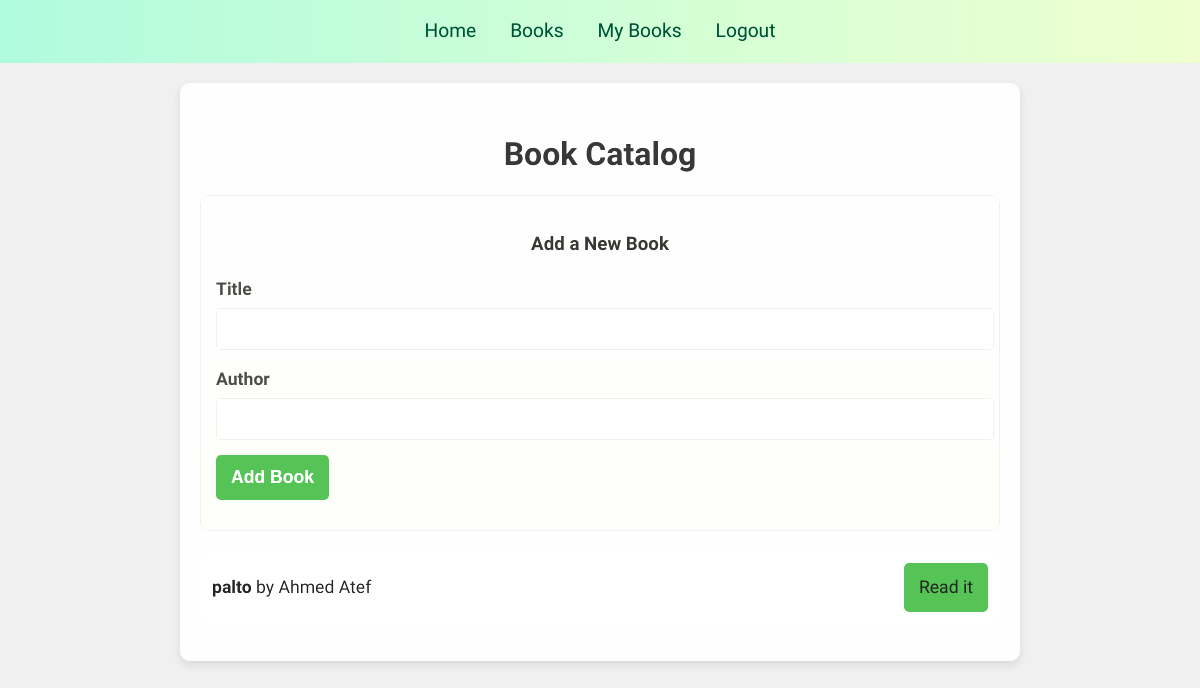
The app's page /books (signed in), older data.
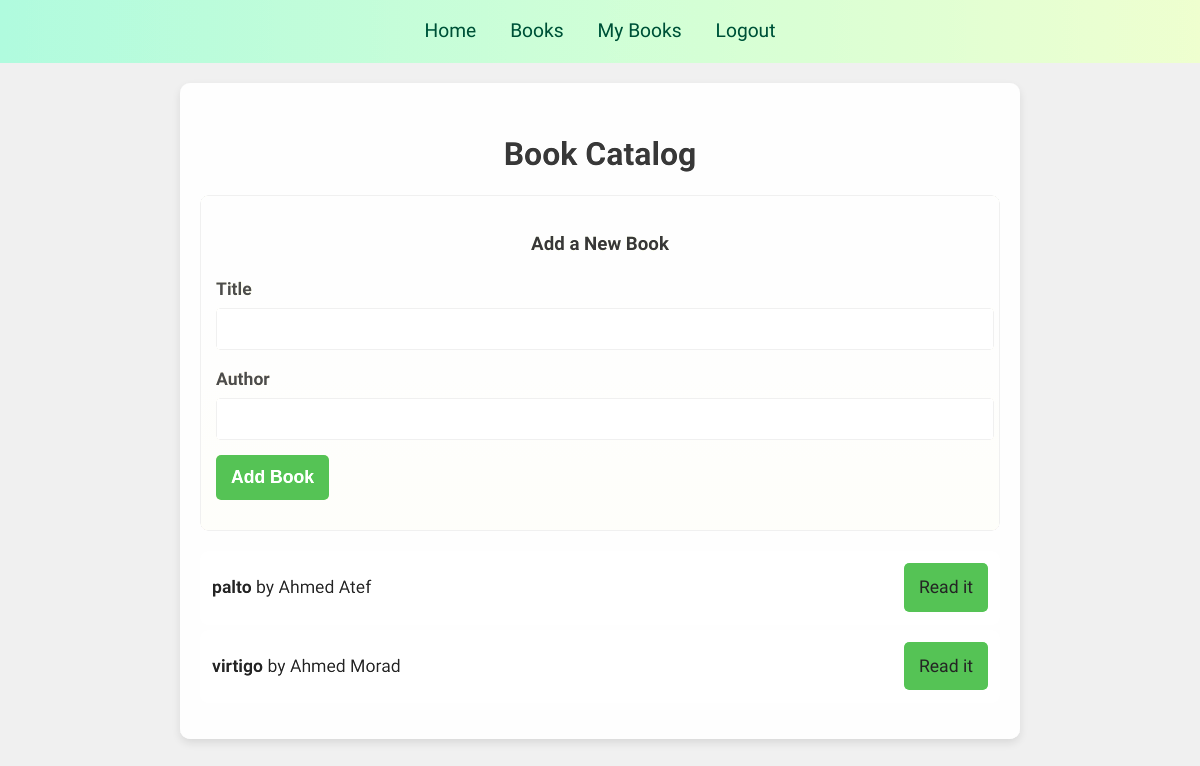
The same page, newer data.
### models.py (models this page shows)
class Book(db.Model):
    id = db.Column(db.Integer, primary_key=True)
    title = db.Column(db.String(200), nullable=False)
    author = db.Column(db.String(100), nullable=False)

### app.py (the view)
@app.route('/books', methods=['GET', 'POST'])
@login_required
def books():
    form = BookForm()
    if form.validate_on_submit():
        book = Book(title=form.title.data, author=form.author.data)
        db.session.add(book)
        db.session.commit()
        flash('Book Added successfully')
        return redirect(url_for('books'))
    all_books = Book.query.all()
    return render_template('books.html', form=form, books=all_books)

### forms.py
class BookForm(FlaskForm):
    title = StringField('Title', validators=[DataRequired()])
    author = StringField('Author', validators=[DataRequired()])
    submit = SubmitField('Add Book')

### app.py (called while the page is built)
@login_manager.user_loader
def load_user(user_id):
    return User.query.get(int(user_id))

### templates/books.html (shortened to what this page needs)
{% extends 'base.html' %}
{% block content %}
 <div id="main-section-books">
  <h2>Book Catalog</h2>
  <div class="form-container">
    <h3>Add a New Book</h3>
        <form method="POST">
            <div class="form-group">
                {{ form.title.label }}
                {{ form.title(size = 32) }}
             </div>
            <div class="form-group">
                {{ form.author.label }}
                {{ form.author(size = 32) }}
            </div>
            <div class="form-group">
                {{ form.submit() }}
            </div>
        </form>
  </div>
    <ul class="books-list">
    {% for book in books %}
            <li class="book-item">
                <a href="{{ url_for('book_detail', book_id=book.id) }}">
                   <strong>{{ book.title }}</strong> by {{ book.author }} </a>
                    <a href="{{ url_for('add_user_book', book_id=book.id) }}" class="read-btn">Read it</a>
            </li>
        {% endfor %}
    </ul>
   </div>
{% endblock %}

### templates/base.html (shortened to what this page needs)
<!DOCTYPE html>
<html lang="en">
<head>
    <link rel="stylesheet" href="{{ url_for('static', filename='style.css') }}">
</head>
<body>
    <header>
        <nav>
            <a href="{{ url_for('home') }}">Home</a>
            {% if current_user.is_authenticated %}
                <a href="{{ url_for('books') }}">Books</a>
                 <a href="{{ url_for('user_books') }}">My Books</a>
                 <a href="{{ url_for('logout') }}">Logout</a>
            {% else %}
                <a href="{{ url_for('login') }}">Login</a>
                <a href="{{ url_for('register') }}">Register</a>
            {% endif %}
        </nav>
    </header>
    <main>
        {% block content %}{% endblock %}
    </main>
</body>
</html>

### static/style.css (style rules this page uses)
body { font-family: 'Old Standard TT', serif; margin: 0; padding: 0; color: #333; line-height: 1.6; background-color: #f0f0f0; background-image: url('https://i.pinimg.com/736x/04/94/6f/04946f88d85188e33a6b4f62fd5c5e09.jpg'); background-size: cover; background-position: center; background-repeat: no-repeat; filter: contrast(1.2); }
header { padding: 1em 0; text-align: center; background: linear-gradient(to right, #A8E6CE, #DCEDC2); }
nav a { color: #085641; text-decoration: none; margin: 0 15px; font-size: 1.2em; transition: color 0.3s ease; }
main { padding: 20px; margin: 20px auto; max-width: 800px; background: rgba(255, 255, 255, 0.9); border-radius: 10px; box-shadow: 0 4px 8px rgba(0, 0, 0, 0.1); }
h1, h2, h3 { color: #444; margin-bottom: 15px; text-align: center; font-weight: 700; }
h2 { font-size: 2em; }
.form-container { padding: 15px; margin-bottom: 20px; border: 1px solid #ddd; border-radius: 8px; background: linear-gradient(to bottom, rgba(220, 237, 194, 0.3), rgba(255, 211, 181,0.3)); transition: all 0.3s ease; }
.form-group { margin-bottom: 15px; }
.form-group label { display: block; margin-bottom: 5px; font-weight: bold; color: #555; font-size: 1.1em; }
.form-group input[type="text"], .form-group input[type="password"] { width: calc(100% - 12px); padding: 10px; border: 1px solid #ddd; border-radius: 4px; font-family: 'Old Standard TT', serif; transition: border-color 0.3s ease; font-size: 1.1em; }
.form-group input[type="submit"] { background-color: #5cb85c; color: white; padding: 12px 15px; border: none; border-radius: 5px; cursor: pointer; font-size: 1.1em; transition: all 0.3s ease; font-weight: bold; }
.books-list { padding: 0; list-style: none; }
.book-item { padding: 12px; border-bottom: 1px solid #eee; display: flex; justify-content: space-between; align-items: center; background: rgba(255, 255, 255, 0.75); margin-bottom: 5px; transition: all 0.3s ease; border-radius: 8px; }
.book-item a { text-decoration: none; color: #333; transition: color 0.3s ease; font-size: 1.1em; }
.read-btn { background-color: #5cb85c; color: white; padding: 10px 15px; border: none; border-radius: 5px; cursor: pointer; font-size: 1em; transition: all 0.3s ease; }
#main-section-home, #main-section-books, #main-section-user-books, #main-section-login, #main-section-register, #main-section-book-detail { animation: fadeIn 0.8s ease-in-out; }

Row changes from the older to the newer data that the page shows:
added Book: title "virtigo", author "Ahmed Morad"
